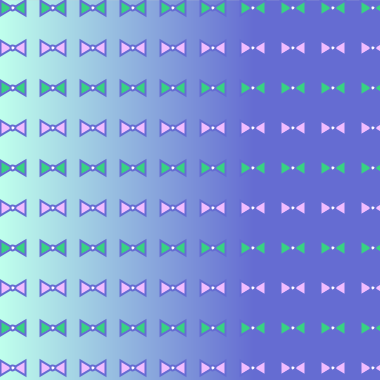
Frame 1 (no input)
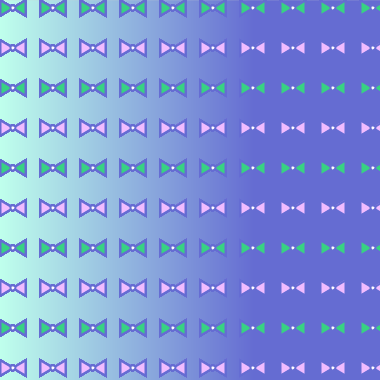
Frame 60 (the mouse pressed at the canvas centre just before this capture)
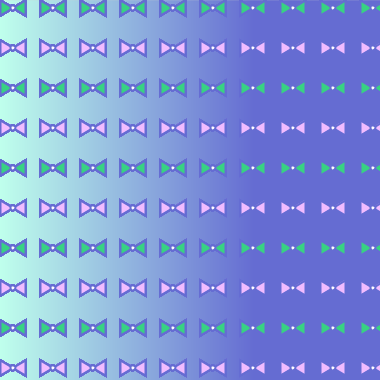
Frame 120 (the mouse held since frame 60 and released just before this capture)

The Processing sketch that drew these frames (run headless with seeded random() and noise(); from frame 60 on, the mouse is pressed at the canvas centre):

// Processing sketch: KatieLauPattern1
// ── KatieLauPattern1.pde
int x; //global variables so they can be used throughout the program
int y;

void setup() {
  size(380, 380);
}

void draw() {
  gradientBckgd(); //generates the gradient background
  bowtie(); //adds the patterned
}

void bowtie() {
  boolean greenColor = true;
  for (x = 0; x < width; x+=40) { //is the horizontal rows of shapes
    for (y = 0; y < height; y+=40) { //is the vertical rows of shape, does all the y first, then loops with x
      if (greenColor) 
      {
        fill(56, 210, 131);
        greenColor = false; //sets boolean to false so the other statement can occur during next loop
      } else
      {
        fill(241, 188, 255);
        greenColor = true;
      }
      strokeWeight(2);
      beginShape(); //vertices of the bowtie
      vertex(x, y + 15);
      vertex(x, y);
      vertex(x + 25, y + 15);
      vertex(x + 25, y);
      endShape(CLOSE);
      fill(255); //makes center white
      ellipse(x + 12.5, y + 7.5, 5, 5);
    }
  }
}
void gradientBckgd()
{
  for (int i = x; i < x + width; i++) {
    float remap = map(i, x, x + width, 0, 1.5); //converts value i, currently in the range of x, and x + width, to target range between 0 and 1.5
    //made target upper bound range 1.5 to have more of the darker blue in the gradient
    color firstColor = color(191, 255, 236); //green color
    color secondColor = color(101, 108, 210); //blue color
    color gradient = lerpColor(firstColor, secondColor, remap); //remap is between 0 and 1.5 so the colors will appear properly during lerpColor
    stroke(gradient);
    line(i, x, i, x + width); //all the individual lines put together form the background gradient
  }
}
